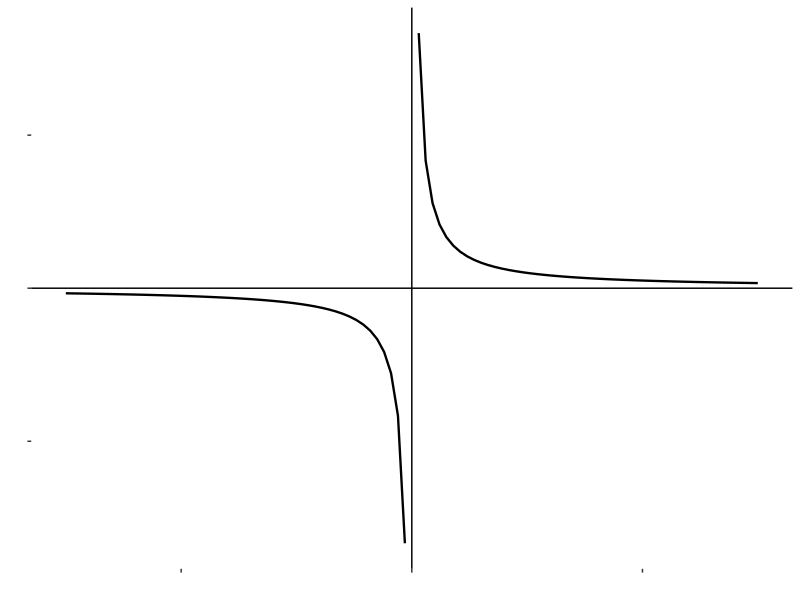

Here is the R script that generated this plot:
## ---- chunk 1
#| echo: false
#| message: false

library(tidyverse)
## ---- chunk 2
#| echo: false
#| warning: false

library(knitr)
library(kableExtra)
library(magrittr)

knitr::kable(
  data.frame(x = seq(-3, 3, 1)[-4],
             f_x = 2 / seq(-3, 3, 1)[-4]) %>% round(2),
  col.names = c("$x$", "$f(x)$"),
  format = "simple", table.attr = 'data-quarto-disable-processing="true"', escape = FALSE, align = 'c') %>% 
  kable_styling(bootstrap_options = c("basic", "hover"), full_width = F, position = "center")
## ---- chunk 3
#| echo: false
#| warning: false
#| message: false

library(ggplot2)

   ggplot(data.frame(x = seq(-3, 3, 1)[-4]), aes(x)) +
    geom_function(fun = function(x) {ifelse(x == 0, NA, 2/x)}, linewidth = 0.8) +
    geom_vline(xintercept = 0) +
    geom_hline(yintercept = 0) +
    labs(x = "", y = "") +
    theme(panel.background = element_blank(),
          axis.text.x = element_blank(),
          axis.text.y = element_blank())

## ---- chunk 4
soma2 <- function(somando1, somando2) {
  (somando1 + somando2) ^ 2
}
## ---- chunk 5
sum(4, 7, 9)
## ---- chunk 6
sum(c(4, 7, 9))

sum(matrix(c(4, 7, 9)))

sum(data.frame(c(4, 7, 9)))
## ---- chunk 7
df1 = data.frame(x = c(4, 7, 9))
sum(df1$x)
## ---- chunk 8
paste("Estou", "aprendendo", "a usar o R")
## ---- chunk 9
paste("Estou", "aprendendo", "a usar o R", sep = ",")
## ---- chunk 10
`+`(1, 3)     # O mesmo que 1 + 3

`:`(1, 10)    # 1:10

`<-`(x, 10)   # x <- 10
## ---- chunk 11
max(sum(4, 3), 5, 9)
## ---- chunk 12
sum(4,3) %>% max(5, 9)
